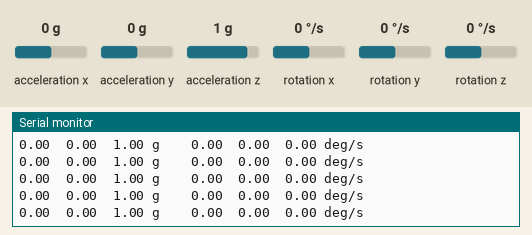
Recording of a sketch running on a simulated Arduino Nano 33 IoT. Parts: the last lines printed to the serial monitor. The inputs (shaded band) are chosen by the test bench; at power-on: acceleration x 0 g, acceleration y 0 g, acceleration z 1 g, rotation x 0 °/s, rotation y 0 °/s, rotation z 0 °/s.

Above: at 6.8 s.
6.9 s: acceleration x set to -1.4 g
At 7.9 s:
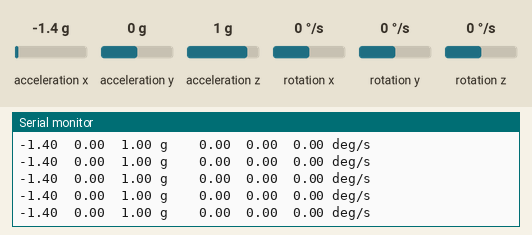
8.4 s: acceleration x set to 0 g
At 8.9 s:
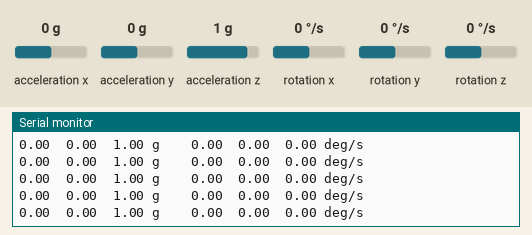
11.4 s: acceleration y set to -1.4 g
At 12.2 s:
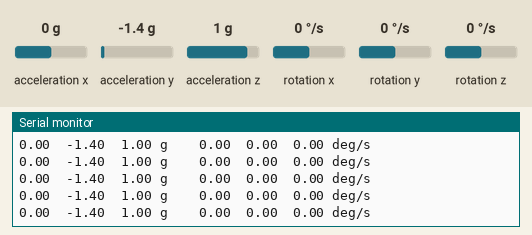

Measured:
- after the input at 6.9 s, the serial monitor: prints a new line at once (image 1)
- after the input at 11.4 s, the serial monitor: prints a new line at once (image 3)

The sketch:

GyroCode.ino
```cpp
#include <Arduino_LSM6DS3.h>

// Variables to store angular rates from the gyro [degrees/s]
float omega_x, omega_y, omega_z;

// Variables to store accelerations [g's]
float a_x, a_y, a_z;

// Variables to store sample rates from sensor [Hz]
float a_f, g_f;

// Gyroscope bias values
float gyro_bias_x = 0.0, gyro_bias_y = 0.0, gyro_bias_z = 0.0;

void setup()
{
    // Open the serial port
    Serial.begin(9600);

    // Wait for serial connection before starting
    while (!Serial)
    {
        delay(10);
    }

    Serial.println();

    // Initialize the IMU
    if (!IMU.begin())
    {
        Serial.println("Failed to initialize IMU :(");
        while (1)
        {
            delay(10);
        }
    }

    // Read the sample rates
    a_f = IMU.accelerationSampleRate();
    g_f = IMU.gyroscopeSampleRate();

    Serial.print("Accelerometer sample rate: ");
    Serial.println(a_f);
    Serial.print("Gyroscope sample rate: ");
    Serial.println(g_f);

    // Calibrate the gyroscope
    calibrateGyroBias();
}

void loop()
{
    // Read from the accelerometer
    if (IMU.accelerationAvailable())
    {
        IMU.readAcceleration(a_x, a_y, a_z);

        // Print the accelerometer measurements
        Serial.print(a_x);
        Serial.print("\t");
        Serial.print(a_y);
        Serial.print("\t");
        Serial.print(a_z);
        Serial.print(" g\t\t");
    }

    // Read from the gyroscope
    if (IMU.gyroscopeAvailable())
    {
        IMU.readGyroscope(omega_x, omega_y, omega_z);

        // Subtract the bias from the gyro readings
        omega_x -= gyro_bias_x;
        omega_y -= gyro_bias_y;
        omega_z -= gyro_bias_z;

        // Print the corrected gyroscope measurements
        Serial.print(omega_x);
        Serial.print("\t");
        Serial.print(omega_y);
        Serial.print("\t");
        Serial.print(omega_z);
        Serial.println(" deg/s");
    }
}

// Function to calibrate the gyroscope bias
void calibrateGyroBias()
{
    const int num_samples = 500; // Number of samples to average
    float sum_x = 0.0, sum_y = 0.0, sum_z = 0.0;

    Serial.println("Calibrating gyro bias. Keep the IMU stationary...");

    // Collect multiple samples
    for (int i = 0; i < num_samples; i++)
    {
        if (IMU.gyroscopeAvailable())
        {
            float gx, gy, gz;
            IMU.readGyroscope(gx, gy, gz);
            sum_x += gx;
            sum_y += gy;
            sum_z += gz;
        }
        delay(10); // Adjust delay to match the sample rate
    }

    // Calculate the average bias for each axis
    gyro_bias_x = sum_x / num_samples;
    gyro_bias_y = sum_y / num_samples;
    gyro_bias_z = sum_z / num_samples;

    Serial.println("Gyro bias calibration complete:");
    Serial.print("Bias X: ");
    Serial.println(gyro_bias_x);
    Serial.print("Bias Y: ");
    Serial.println(gyro_bias_y);
    Serial.print("Bias Z: ");
    Serial.println(gyro_bias_z);
}
```
